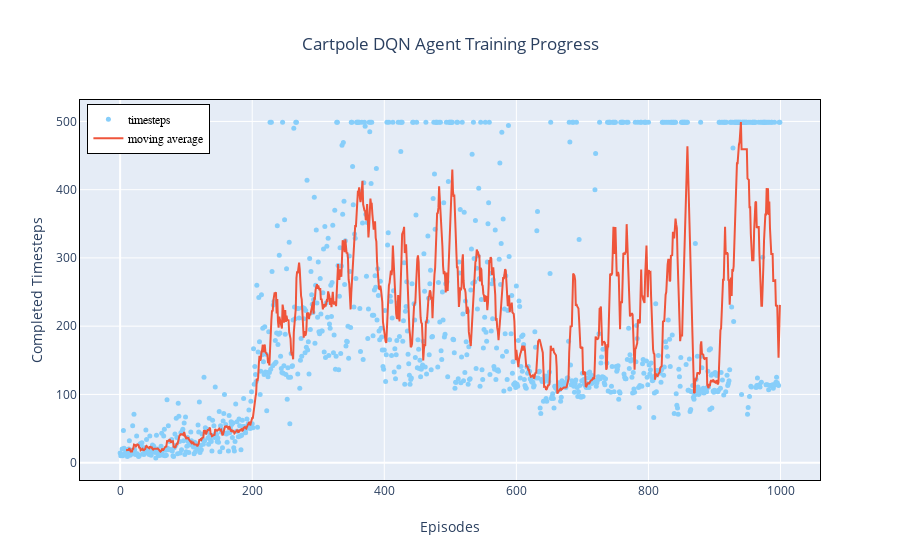

Notebook code for this chart:
### Code cell
start_epoch=1000
loadmodel = '%04d' % start_epoch
agent.load(output_dir + 'model_' + loadmodel)
rlplot(agent)

### Figure 1 — Plotly figure (JSON) as saved in the notebook; plotly's stock layout.template omitted (floating-point values rounded to 4 significant figures; data arrays with more than 128 entries replaced by an {"elided": "..."} marker saying what was removed)
{"data": [{"marker": {"color": "LightSkyBlue", "size": 5}, "mode": "markers", "name": "timesteps", "type": "scatter", "x": {"elided": "1000 int values"}, "y": {"elided": "1000 int values"}}, {"mode": "lines", "name": "moving average", "type": "scatter", "x": {"elided": "1000 int values"}, "y": {"elided": "1000 float values"}}], "layout": {"legend": {"bordercolor": "Black", "borderwidth": 1, "font": {"color": "black", "family": "sans-serif", "size": 12}, "traceorder": "normal", "x": 0.01, "y": 0.99}, "title": {"text": "Cartpole DQN Agent Training Progress", "x": 0.5, "xanchor": "center"}, "xaxis": {"linecolor": "black", "linewidth": 1, "mirror": true, "title": {"text": "Episodes"}}, "yaxis": {"linecolor": "black", "linewidth": 1, "mirror": true, "title": {"text": "Completed Timesteps"}}}}
